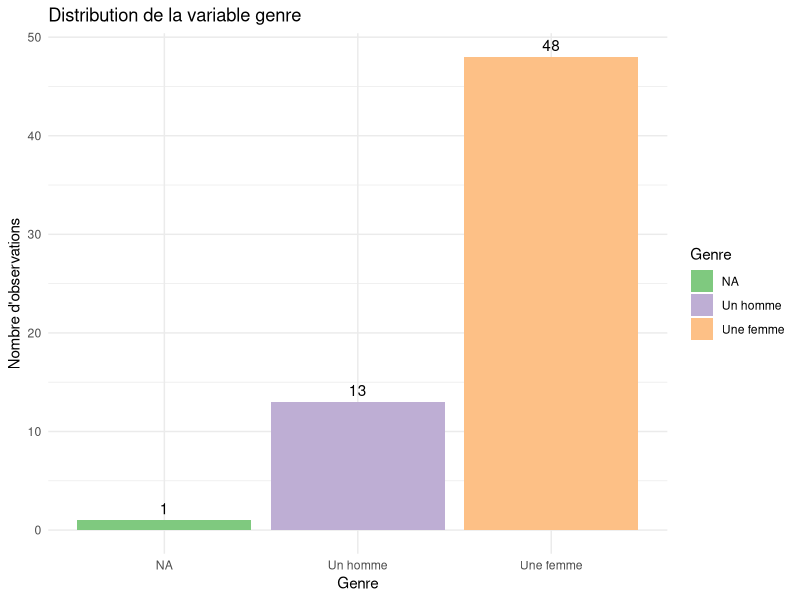
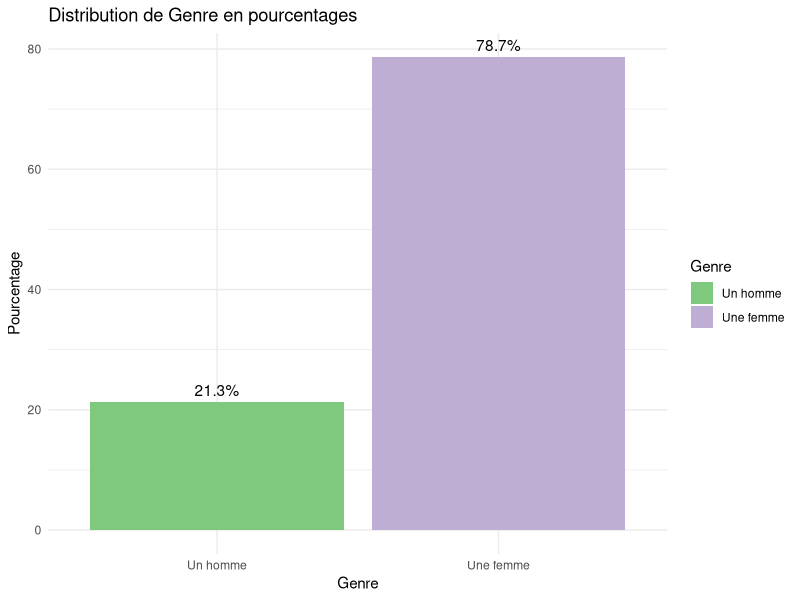
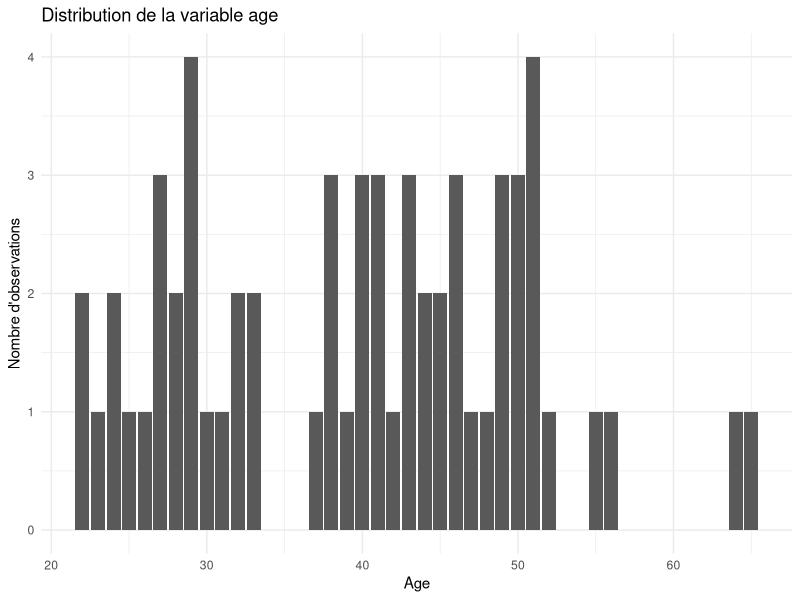
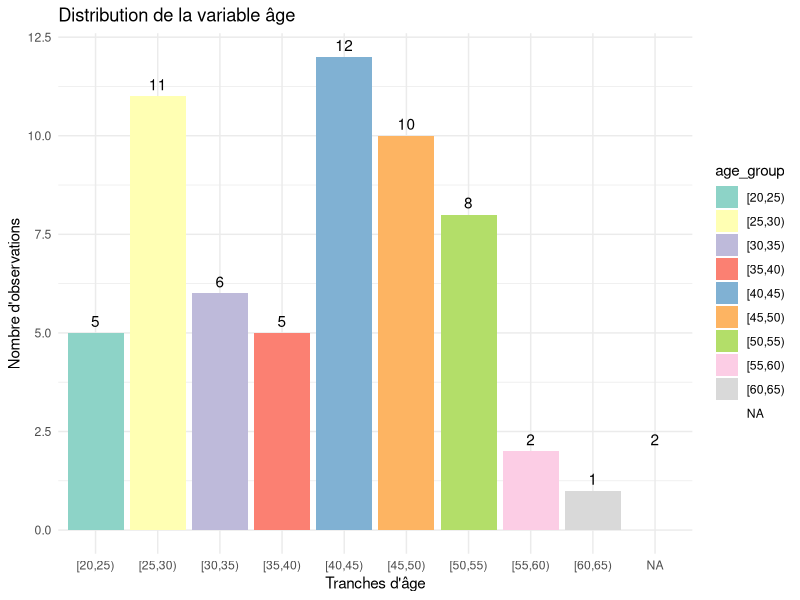
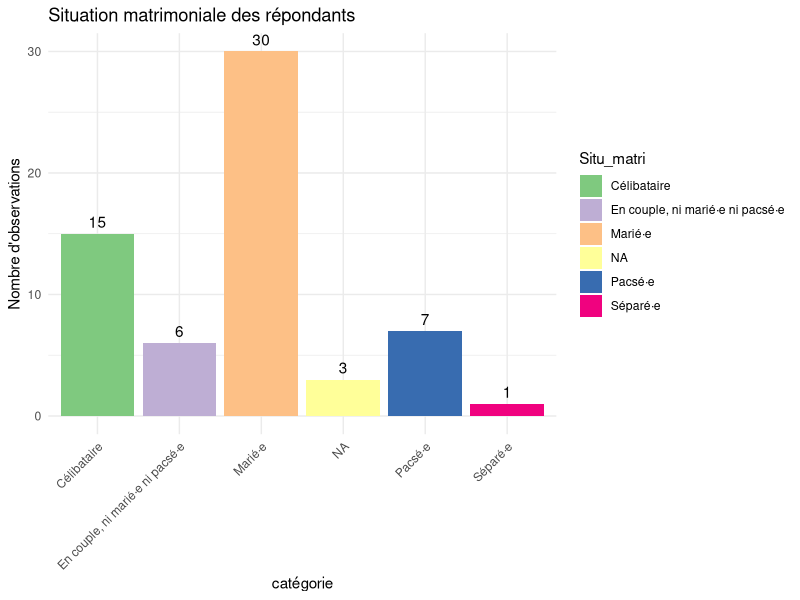
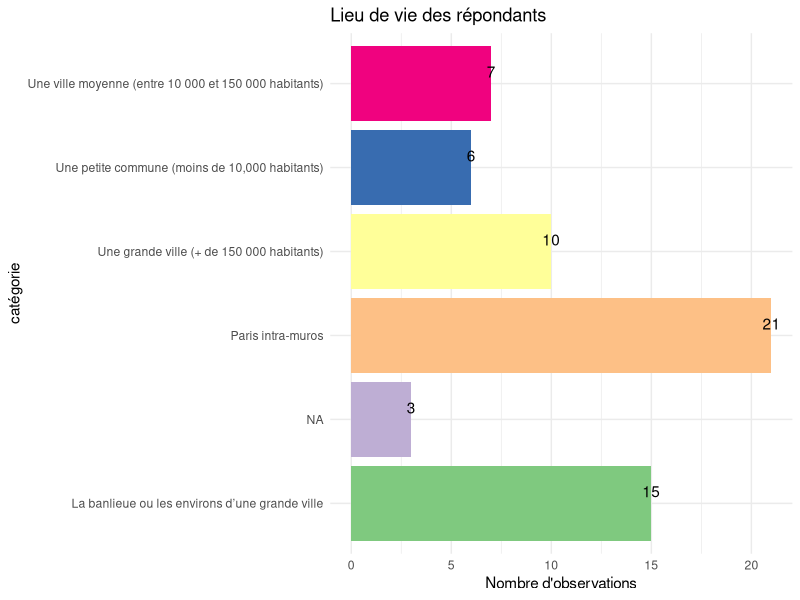
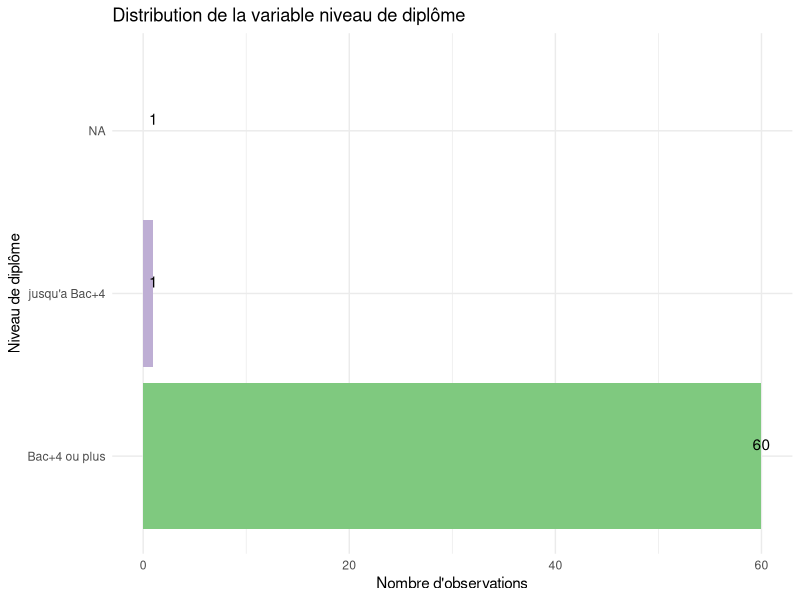
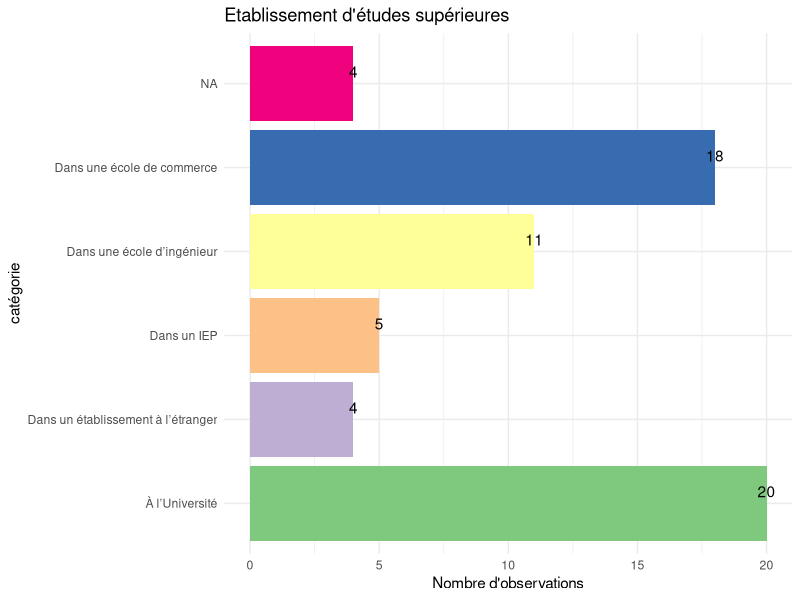

Write the R code that produced these figures, in order. (Note: this script raises an error after producing the figures.)
setwd("PROVIRCAP")
data <- read.csv("data_assoquest_recoded_fmt.csv")

library(dplyr)
library(ggplot2)

#on créé le dataframe droits humains
data_dh <- data %>%
  filter(Dep_rse3_6=='Oui')%>%
  select(-Dep_rse3_2, -Dep_rse3_3, -Dep_rse3_4, -Dep_rse3_5, -Dep_rse3_1, -Dep_rse3_7)%>%
  rename(mission = Dep_rse3_6)%>%
  mutate(mission = case_when(
    mission =='Oui'~'droits humains',
    TRUE ~ mission))
print(data_dh$mission[1:20])

#Afficher combien il y a d'observations
nombre_observations <- nrow(data_dh)
print(nombre_observations)
#il y a 62 observations au total
#(62 personnes qui ont déclaré traiter de cette thématique dans leur mission)

## STATISTIQUES DECRIPTIVES

# Variable de genre
data_dh <- data_dh %>%
  mutate(Genre = ifelse(is.na(Genre), "NA", Genre))
p <- ggplot(data_dh, aes(x = Genre, fill=Genre)) +
  geom_bar() +
  labs(title = "Distribution de la variable genre",
       x = "Genre",
       y = "Nombre d'observations") +
  scale_fill_brewer(palette = "Accent")+
  theme_minimal()+
  geom_text(stat = "count", aes(label = ..count..), vjust = -0.5)
  
print(p)
ggsave(filename = "genre_dh.png", plot = p, width = 8, height = 6)

filtered_data <- data_dh %>%
  filter(Genre != "NA") %>%
  group_by(Genre) %>%
  summarise(count = n()) %>%
  mutate(percentage = count / sum(count) * 100)

p<- ggplot(filtered_data, aes(x = Genre, y = percentage, fill=Genre)) +
  geom_bar(stat = "identity") +
  geom_text(aes(label = paste0(round(percentage, 1), "%")), 
            vjust = -0.5) +  # Ajuste la position verticale des étiquettes
  labs(title = "Distribution de Genre en pourcentages",
       x = "Genre",
       y = "Pourcentage") +
  scale_fill_brewer(palette = "Accent")+
  theme_minimal() 

print(p)
ggsave(filename = "genre_dh_pourcentage.png", plot = p, width = 8, height = 6)






# Variable d'âge
p<-ggplot(data_dh, aes(x = age, fill=age)) +
  geom_bar() +
  labs(title = "Distribution de la variable age",
       x = "Age",
       y = "Nombre d'observations") +
  scale_fill_brewer(palette = "Accent")+
  theme_minimal()
print(p)
ggsave(filename = "age_dh.png", plot = p, width = 8, height = 6)

# Âge mais version tranches
data_dh$age_group <- cut(data_dh$age, breaks = seq(0, max(data_dh$age, na.rm = TRUE), by = 5), right = FALSE)

p <- ggplot(data_dh, aes(x = age_group, fill = age_group)) +
  geom_bar() +
  labs(title = "Distribution de la variable âge",
       x = "Tranches d'âge",
       y = "Nombre d'observations") +
  scale_fill_brewer(palette = "Set3") +
  theme_minimal() +
  geom_text(stat = "count", aes(label = ..count..), vjust = -0.5)

print(p)
ggsave(filename = "age_dh_tranches.png", plot = p, width = 8, height = 6)






# Situation matrimoniale
data_dh <- data_dh %>%
  mutate(Situ_matri = ifelse(is.na(Situ_matri), "NA", Situ_matri))
p<- ggplot(data_dh, aes(x = Situ_matri, fill=Situ_matri)) +
  geom_bar() +
  labs(title = "Situation matrimoniale des répondants",
       x = "catégorie",
       y = "Nombre d'observations") +
  theme_minimal() +
  scale_fill_brewer(palette = "Accent")+
  theme(axis.text.x = element_text(angle = 45, hjust = 1))+
  geom_text(stat = "count", aes(label = ..count..), vjust = -0.5)
print(p)
ggsave(filename = "situ_matri_dh.png", plot = p, width = 8, height = 6)



#Lieu de vie
data_dh <- data_dh %>%
  mutate(Lieu_vie = ifelse(is.na(Lieu_vie), "NA", Lieu_vie))
p<- ggplot(data_dh, aes(x = Lieu_vie, fill=Lieu_vie)) +
  geom_bar() +
  labs(title = "Lieu de vie des répondants",
       x = "catégorie",
       y = "Nombre d'observations") +
  scale_fill_brewer(palette = "Accent")+
  theme_minimal() +
  theme(legend.position = "none")+
  geom_text(stat = "count", aes(label = ..count..), vjust = -0.5)+
  coord_flip()

print(p)
ggsave(filename = "lieu_vie_dh.png", plot = p, width = 8, height = 6)





#Diplome le plus élevé
data_dh <- data_dh %>%
  mutate(dipl_niv_short = case_when(
    Dipl_niv == "Un diplôme universitaire correspondant à au moins 4 années d’études supérieures après le baccalauréat (maîtris" ~ "Bac+4 ou plus",
    Dipl_niv == "Un diplôme universitaire correspondant à moins de 4 années d’études supérieures après le baccalauréat (par exem" ~ "jusqu'a Bac+4",
    Dipl_niv == "Le baccalauréat ou un certificat d’études ou un diplôme de l’enseignement secondaire autre que le baccalauréat (" ~ "Bac",
    TRUE ~ Dipl_niv  # Pour garder les autres valeurs inchangées
  ))

p<- ggplot(data_dh, aes(x = dipl_niv_short, fill=dipl_niv_short)) +
  geom_bar() +
  labs(title = "Distribution de la variable niveau de diplôme",
       x = "Niveau de diplôme",
       y = "Nombre d'observations") +
  scale_fill_brewer(palette = "Accent")+
  theme_minimal() +
  theme(legend.position = "none")+
  geom_text(stat = "count", aes(label = ..count..), vjust = -0.5)+
  coord_flip()
print(p)
ggsave(filename = "diplome_dh.png", plot = p, width = 8, height = 6)






#établissement d'études supérieures 
data_dh <- data_dh %>%
  mutate(Type_etudsup = ifelse(is.na(Type_etudsup), "NA", Type_etudsup))
p<- ggplot(data_dh, aes(x = Type_etudsup, fill=Type_etudsup)) +
  geom_bar() +
  labs(title = "Etablissement d'études supérieures",
       x = "catégorie",
       y = "Nombre d'observations") +
  theme_minimal() +
  scale_fill_brewer(palette = "Accent")+
  theme(legend.position = "none")+
  geom_text(stat = "count", aes(label = ..count..), vjust = -0.5)+
  coord_flip()

print(p)
ggsave(filename = "etude_sup_dh.png", plot = p, width = 8, height = 6)

filtered_data <- data_dh %>%
  filter(Type_etudsup != "NA") %>%
  group_by(Type_etudsup) %>%
  summarise(count = n()) %>%
  mutate(percentage = count / sum(count) * 100)

p<- ggplot(filtered_data, aes(x = Type_etudsup, y = percentage, fill=Type_etudsup)) +
  geom_bar(stat = "identity") +
  geom_text(aes(label = paste0(round(percentage, 1), "%")), 
            vjust = -0.5) +  # Ajuste la position verticale des étiquettes
  labs(title = "Distribution des établissements en pourcentages",
       x = "établissement",
       y = "Pourcentage") +
  theme_minimal() +
  scale_fill_brewer(palette = "Accent")+
  theme(legend.position = "none")+
  coord_flip()
  

print(p)
ggsave(filename = "etude_sup_pourcentage_dh.png", plot = p, width = 8, height = 6)





#Discipline du cursus:
data_dh <- data_dh %>%
  mutate(Spe_etudsup= case_when(
    Spe_etudsup == "Sciences humaines et sociales (histoire, sociologie, philosophie, psychologie, sciences politiques, ...)" ~ "Sciences humaines et sociales",
    TRUE ~ Spe_etudsup
  ))
p<- ggplot(data_dh, aes(x = Spe_etudsup, fill=Spe_etudsup)) +
  geom_bar() +
  labs(title = "Domaine d'études supérieures",
       x = "catégorie",
       y = "Nombre d'observations") +
  theme_minimal() +
  scale_fill_brewer(palette = "Accent")+
  theme(legend.position = "none")+
  geom_text(stat = "count", aes(label = ..count..), vjust = -0.5)+
  coord_flip()

print(p)
ggsave(filename = "discipline_dh_eff.png", plot = p, width = 8, height = 6)



filtered_data <- data_dh %>%
  mutate(Spe_etudsup= case_when(
    Spe_etudsup == "Sciences humaines et sociales (histoire, sociologie, philosophie, psychologie, sciences politiques, ...)" ~ "Sciences humaines et sociales",
    TRUE ~ Spe_etudsup
  )) %>%
  filter(!is.na(Spe_etudsup)) %>%
  group_by(Spe_etudsup) %>%
  summarise(count = n()) %>%
  mutate(percentage = count / sum(count) * 100)

p<- ggplot(filtered_data, aes(x = Spe_etudsup, y = percentage, fill=Spe_etudsup)) +
  geom_bar(stat = "identity") +
  geom_text(aes(label = paste0(round(percentage, 1), "%")), 
            vjust = -0.5) +  
  labs(title = "Discipline du cursus",
       x = "spécialité",
       y = "Pourcentage") +
  theme_minimal() +
  scale_fill_brewer(palette = "Accent")+
  theme(legend.position = "none")+
  coord_flip()

print(p)
ggsave(filename = "ediscipline_cursus_dh.png", plot = p, width = 8, height = 6)






#Statut d'emploi
data_dh <- data_dh %>%
  mutate(Emp_cont_short = case_when(
    Emp_cont == "Statut d'indépendant·e (Auto-entrepreneur·se, portage salarial, société unipersonnelle...)" ~ "Indépendant.e",
    TRUE ~ Emp_cont  # Pour garder les autres valeurs inchangées
  ))


p<-ggplot(data_dh, aes(x = Emp_cont_short, fill=Emp_cont_short)) +
  geom_bar() +
  labs(title = "Statut d'emploi",
       x = "",
       y = "Nombre d'observations") +
  theme_minimal() +
  scale_fill_brewer(palette = "Accent")+
  theme(legend.position = "none")+
  geom_text(stat = "count", aes(label = ..count..), vjust = -0.5)+
  coord_flip()

print(p)
ggsave(filename = "statut_emploi_dh.png", plot = p, width = 8, height = 6)





#Type de cadre
data_dh <- data_dh %>%
  mutate(cadre_inout = ifelse(is.na(cadre_inout), "NA", cadre_inout))
p<- ggplot(data_dh, aes(x = cadre_inout, fill=cadre_inout)) +
  geom_bar() +
  labs(title = "Type de cadre",
       x = "catégorie",
       y = "Nombre d'observations") +
  theme_minimal() +
  scale_fill_brewer(palette = "Accent")+
  theme(legend.position = "none")+
  geom_text(stat = "count", aes(label = ..count..), vjust = -0.5)+
  coord_flip()

print(p)
ggsave(filename = "type_cadre_eff_dh.png", plot = p, width = 8, height = 6)




filtered_data <- data_dh %>%
  filter(!is.na(cadre_inout)) %>%
  group_by(cadre_inout) %>%
  summarise(count = n()) %>%
  mutate(percentage = count / sum(count) * 100)

p<- ggplot(filtered_data, aes(x = cadre_inout, y = percentage, fill=cadre_inout)) +
  geom_bar(stat = "identity") +
  geom_text(aes(label = paste0(round(percentage, 1), "%")), 
            vjust = -0.5) +  # Ajuste la position verticale des étiquettes
  labs(title = "type de cadre",
       x = "",
       y = "Pourcentage") +
  theme_minimal() +
  scale_fill_brewer(palette = "Accent")+
  theme(legend.position = "none")

print(p)
ggsave(filename = "type_cadre_dh.png", plot = p, width = 8, height = 6)





#type d'emploi des consultant.es

df_filtered <- data_dh %>% 
  filter(Emp_cons == "Oui")

df_filtered <- df_filtered %>%
  mutate(emp_cont_grouped = ifelse(Emp_cont == "Statut d'indépendant·e (Auto-entrepreneur·se, portage salarial, société unipersonnelle...)", "freelance", 
                                   ifelse(Emp_cont %in% c("CDD", "CDI"), "CDD/CDI", NA)))

p<- ggplot(df_filtered, aes(x = emp_cont_grouped, fill=emp_cont_grouped)) +
  geom_bar() +
  labs(title = "Répartition des types de contrats",
       x = "Type de contrat",
       y = "Nombre d'observations")+
  theme_minimal()+
  scale_fill_brewer(palette = "Accent")+
  theme(legend.position = "none")

print(p)
ggsave(filename = "emploi_cons_dh.png", plot = p, width = 8, height = 6)


filtered_data <- df_filtered %>%
  filter(!is.na(emp_cont_grouped)) %>%
  group_by(emp_cont_grouped) %>%
  summarise(count = n()) %>%
  mutate(percentage = count / sum(count) * 100)
p<- ggplot(filtered_data, aes(x = emp_cont_grouped, y = percentage, fill=emp_cont_grouped)) +
  geom_bar(stat = "identity") +
  geom_text(aes(label = paste0(round(percentage, 1), "%")), 
            vjust = -0.5) +  # Ajuste la position verticale des étiquettes
  labs(title = "type de cadre",
       x = "",
       y = "Pourcentage") +
  theme_minimal() +
  scale_fill_brewer(palette = "Accent")+
  theme(legend.position = "none")

print(p)
ggsave(filename = "emploi_cons_purcentage_dh.png", plot = p, width = 8, height = 6)




#Niveau hiérarchique 
data_dh <- data_dh %>%
  mutate(Emp_statut = ifelse(is.na(Emp_statut), "NA", Emp_statut))
p<- ggplot(data_dh, aes(x = Emp_statut, fill=Emp_statut)) +
  geom_bar() +
  labs(title = "Niveau hiérarchique",
       x = "catégorie",
       y = "Nombre d'observations") +
  theme_minimal() +
  scale_fill_brewer(palette = "Accent")+
  theme(legend.position = "none")+
  geom_text(stat = "count", aes(label = ..count..), vjust = -0.5)+
  coord_flip()

print(p)
ggsave(filename = "niveau_hiérarchique_eff_dh.png", plot = p, width = 8, height = 6)



filtered_data <- data_dh %>%
  filter(!is.na(Emp_statut)) %>%
  group_by(Emp_statut) %>%
  summarise(count = n()) %>%
  mutate(percentage = count / sum(count) * 100)
p<- ggplot(filtered_data, aes(x = Emp_statut, y = percentage, fill=Emp_statut)) +
  geom_bar(stat = "identity") +
  geom_text(aes(label = paste0(round(percentage, 1), "%")), 
            vjust = -0.5) +  # Ajuste la position verticale des étiquettes
  labs(title = "type de cadre",
       x = "",
       y = "Pourcentage") +
  theme_minimal() +
  scale_fill_brewer(palette = "Accent")+
  theme(legend.position = "none")+
  coord_flip()

print(p)
ggsave(filename = "niveau_hiérarchique_dh.png", plot = p, width = 8, height = 6)





#Tableau descriptif de l'âge selon les différents postes
descriptives <- data_dh %>%
  group_by(Emp_statut) %>%
  summarise(
    mean_age = mean(age, na.rm = TRUE),
    min_age = min(age, na.rm = TRUE),
    max_age = max(age, na.rm = TRUE),
    sd_age = sd(age, na.rm = TRUE)
  )

print(descriptives)
write.table(descriptives, "tableau_dh.txt", sep = "\t", row.names = FALSE)



#Niveau hiérarchique simplifié :
filtered_data <- data_dh %>%
  filter(!is.na(Emp_statut_rec2)) %>%
  group_by(Emp_statut_rec2) %>%
  summarise(count = n()) %>%
  mutate(percentage = count / sum(count) * 100)
p<-ggplot(filtered_data, aes(x = Emp_statut_rec2, y = percentage, fill=Emp_statut_rec2)) +
  geom_bar(stat = "identity") +
  geom_text(aes(label = paste0(round(percentage, 1), "%")), 
            vjust = -0.5) +  # Ajuste la position verticale des étiquettes
  labs(title = "type de cadre",
       x = "",
       y = "Pourcentage") +
  theme_minimal()+
  scale_fill_brewer(palette = "Accent")+
  theme(legend.position = "none")


print(p)
ggsave(filename = "hiérarchie_simple_dh.png", plot = p, width = 8, height = 6)







#Un escalator de verre? Emp_statut_rec3

gender_distribution <- data_dh %>%
  filter(!is.na(Emp_statut_rec3))%>%
  filter(!is.na(Genre)) %>%
  group_by(Emp_statut_rec3, Genre) %>%
  summarise(count = n()) %>%
  mutate(percentage = count / sum(count) * 100) %>%
  ungroup()

p<-ggplot(gender_distribution, aes(x = Emp_statut_rec3, y = percentage, fill = Genre)) +
  geom_bar(stat = "identity", position = "stack") +
  geom_text(aes(label = paste0(round(percentage), "%")), position = position_stack(vjust = 0.5)) +
  labs(title = "Répartition du Genre par Statut d'Emploi",
       x = "Statut d'Emploi",
       y = "Pourcentage",
       fill = "Genre") +
  theme_minimal()

print(p)
ggsave(filename = "répartition_hf_dh.png", plot = p, width = 8, height = 6)









#Type d'organisation employeuse 

data_dh <- data_dh %>%
  mutate(Org_type = ifelse(is.na(Org_type), "NA", Org_type))
p<- ggplot(data_dh, aes(x = Org_type, fill=Org_type)) +
  geom_bar() +
  labs(title = "Type d'organisation employeuse",
       x = "catégorie",
       y = "Nombre d'observations") +
  theme_minimal() +
  scale_fill_brewer(palette = "Accent")+
  theme(legend.position = "none")+
  geom_text(stat = "count", aes(label = ..count..), vjust = -0.5)+
  coord_flip()
  
print(p)
ggsave(filename = "organisation_dh.png", plot = p, width = 8, height = 6)




#Niveau hérarchique (hors consultant.es)

filtered_data <- data_dh %>%
  filter(Emp_cons == "Non") %>%
  mutate(Emp_statut = ifelse(is.na(Emp_statut), "NA", Emp_statut))

p<- ggplot(filtered_data, aes(x = Emp_statut, fill=Emp_statut)) +
  geom_bar() +
  labs(title = "Niveau hiérarchique (hors consultant.es)",
       x = "Niveau hiérarchique",
       y = "Nombre d'observations") +
  theme_minimal() +
  scale_fill_brewer(palette = "Accent")+
  theme(legend.position = "none")+
  geom_text(stat = "count", aes(label = ..count..), vjust = -0.5)+
  coord_flip()

print(p)
ggsave(filename = "hiérarchie_dh.png", plot = p, width = 8, height = 6)






#Niveau hiérarchique (consultant.es seulement)
filtered_data <- data_dh %>%
  filter(Emp_cons == "Oui") %>%
  mutate(Emp_statut_cons = ifelse(is.na(Emp_statut_cons), "NA", Emp_statut_cons))

p<-ggplot(filtered_data, aes(x = Emp_statut_cons, fill=Emp_statut_cons)) +
  geom_bar() +
  labs(title = "Niveau hiérarchique (consultant.es seulement)",
       x = "Niveau hiérarchique",
       y = "Nombre d'observations") +
  theme_minimal() +
  scale_fill_brewer(palette = "Accent")+
  theme(legend.position = "none")+
  geom_text(stat = "count", aes(label = ..count..), vjust = -0.5)+
  coord_flip()

print(p)
ggsave(filename = "hiérarchie_cons_dh.png", plot = p, width = 8, height = 6)






#Année du premier CDD ou CDI de la carrière
p<-ggplot(data_dh, aes(x = Prem_contrat_annee)) +
  geom_bar() +
  labs(title = "Année du premier CDD ou CDI de la carrière",
       x = "année",
       y = "Nombre d'observations") +
  theme_minimal()

print(p)
ggsave(filename = "premier_emploi_dh.png", plot = p, width = 8, height = 6)

#version tranches

data_dh$age_group <- cut(data_dh$Prem_contrat_annee, breaks = seq(0, max(data_dh$Prem_contrat_annee, na.rm = TRUE), by = 5), right = FALSE)

p <- ggplot(data_dh, aes(x = age_group, fill = age_group)) +
  geom_bar() +
  labs(title = "Premier CDD ou CDI",
       x = "Tranches d'années",
       y = "Nombre d'observations") +
  scale_fill_brewer(palette = "Set3") +
  theme_minimal() +
  geom_text(stat = "count", aes(label = ..count..), vjust = -0.5)+
  coord_flip()

print(p)
ggsave(filename = "prem_emploi_dh_tranches.png", plot = p, width = 8, height = 6)




#Année du premier poste en RSE
p<- ggplot(data_dh, aes(x = Prem_rse_annee_rec)) +
  geom_bar() +
  labs(title = "Année du premier poste en RSE",
       x = "année",
       y = "Nombre d'observations") +
  theme_minimal()

print(p)
ggsave(filename = "premier_rse_dh.png", plot = p, width = 8, height = 6)

#Temps consacré à la rse
create_bar_plot(data_dh, "Rse_tps_rec", "temps_rse_dh.png")

#Emp sec
create_bar_plot(data_dh, "Emp_sec", "secteur_dh.png")

#Temps plein
create_bar_plot(data_dh, "Trav_tps", "temps_plein_dh.png")

#Multinationale
create_bar_plot(data_dh, "Org_multi", "multinationale_dh.png")

#Salariés français
create_bar_plot(data_dh, "Org_N", "salaries_fr_dh.png")

#Salariés international
create_bar_plot(data_dh, "Org_N_int", "salaries_int_dh.png")

#Secteur d'activité
library(forcats)


# Filtrage et calcul des pourcentages
filtered_data <- data_dh %>%
  filter(!is.na(Org_sec)) %>%
  group_by(Org_sec) %>%
  summarise(count = n()) %>%
  mutate(percentage = count / sum(count) * 100) %>%
  arrange(desc(percentage)) # Tri décroissant par pourcentage

# Réordonner les facteurs selon le pourcentage
filtered_data <- filtered_data %>%
  mutate(Org_sec = fct_reorder(Org_sec, percentage, .desc = TRUE))

# Création du diagramme en bâtons
p <- ggplot(filtered_data, aes(x = Org_sec, y = percentage, fill = Org_sec)) +
  geom_bar(stat = "identity") +
  geom_text(aes(label = paste0(round(percentage, 1), "%")), vjust = -0.5) + # Ajuste la position verticale des étiquettes
  scale_fill_viridis(discrete = TRUE, option = "D") +
  theme(axis.text.x = element_blank()) +
  theme(legend.position = "right") +
  labs(x = NULL, y = "Pourcentage", title = "Secteur d'activité")

# Affichage du graphique
print(p)
ggsave(filename = "activ_sec_dh.png", plot = p, width = 8, height = 6)

#Département RSE?
create_bar_plot(data_dh, "Dep_rse", "dep_rse_dh.png")

#Niveau du département RSE
data_dh <- data_dh %>%
  mutate(Dep_rse_multi = case_when(
    Dep_rse_multi == "d'un·e département/équipe au niveau international/corporate" ~ "niveau international/corporate",
    Dep_rse_multi == "d'un·e département/équipe au niveau international/corporate et d'un·e autre au niveau France" ~ "niveau international/corporate et niveau France",
    Dep_rse_multi == "d'un·e département/équipe au niveau France" ~ "niveau France",
    TRUE ~ Dep_rse_multi  # Pour garder les autres valeurs inchangées
  ))

create_bar_plot(data_dh, "Dep_rse_multi", "dep_rse_niv_dh.png")

#Terme RSE
create_bar_plot(data_dh, "Rse_mot", "mot_rse_dh.png")

#Lois RSE
create_bar_plot(data_dh, "Rse_lois", "lois_dh.png")

#Vocation
create_bar_plot(data_dh, "Rse_vocation_rec", "vocation_dh.png")

#Critiques ONG
create_bar_plot(data_dh, "Rse_ong_milit_rec", "critiques_dh.png")

#Position politique 
create_bar_plot(data_dh, "Pol_pos_SQ001", "politique_dh.png")

unique_values <- unique(data$Emp_cont)
print(unique_values)



